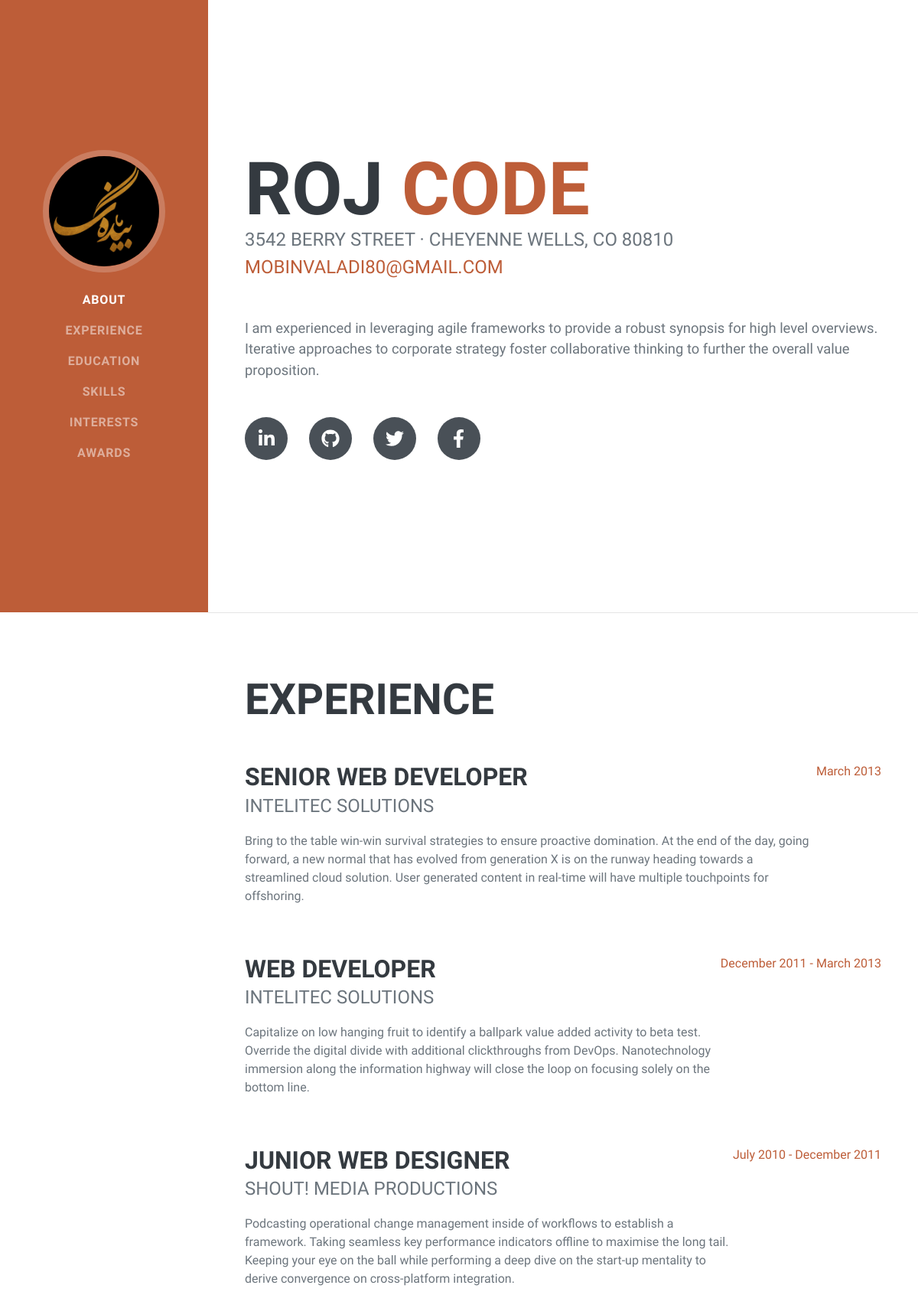
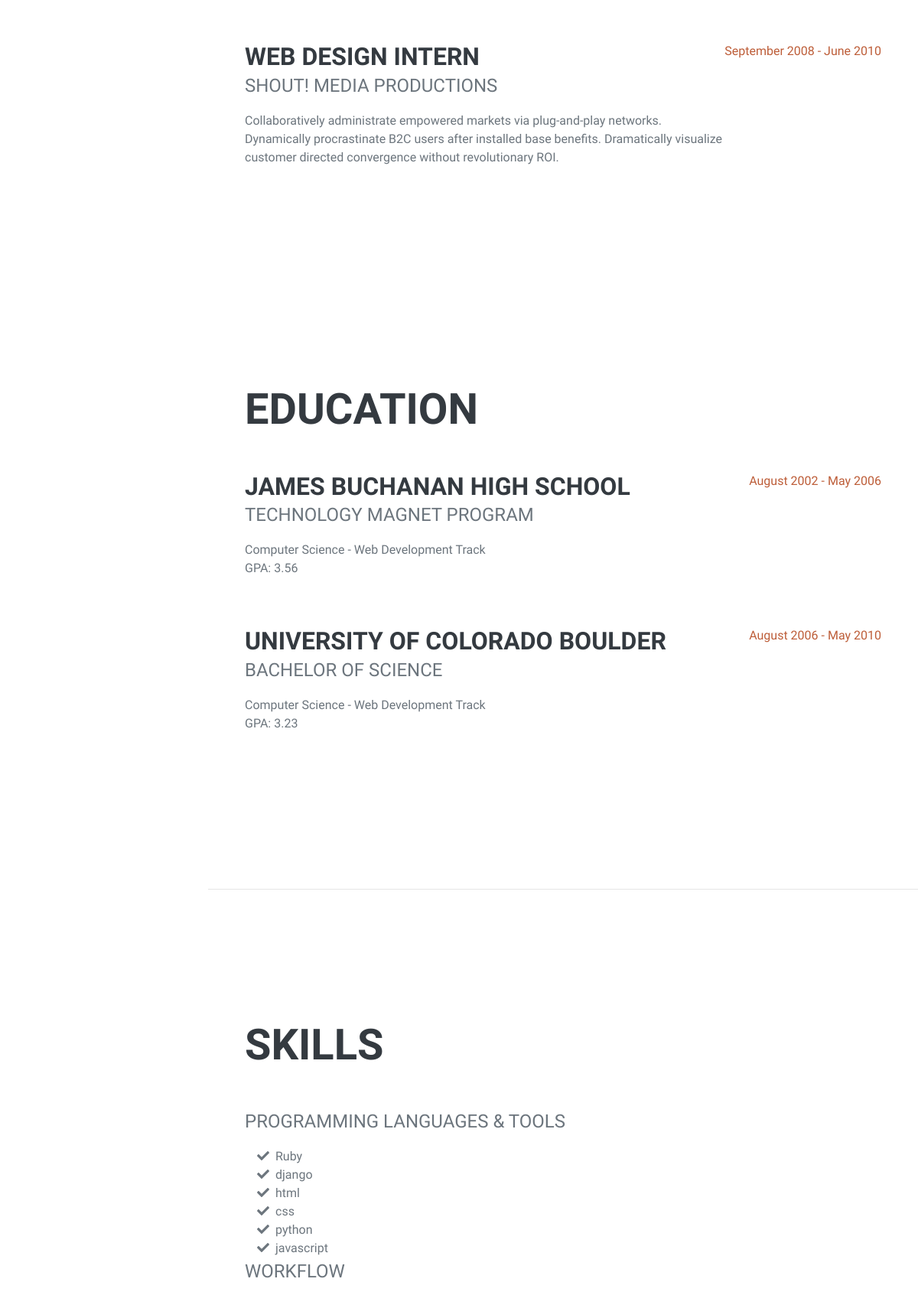
/profile/ (upper part), run on the app's committed database (2 pictures, top to bottom).
### profile_cv/models.py (models this page shows, shortened)
class Profile_cv(models.Model):
    avatar = models.ImageField(upload_to='Uploads/avatar/',blank=True)
    first_name = models.CharField(max_length=250)
    last_name = models.CharField(max_length=250)
    address = models.CharField(max_length=350)
    phone = models.CharField(max_length=250)
    email = models.EmailField()
    des = models.TextField()
    interests = models.TextField(null=True)
    twitter = models.URLField()
    facebook = models.URLField()
    github = models.URLField()
    linked = models.URLField()
    created = models.DateTimeField(auto_now_add=True)
    updated = models.DateTimeField(auto_now_add=True)
    experience = models.ManyToManyField(Experience,related_name='my_experience',blank=True)
    education = models.ManyToManyField(Education,related_name='my_education')
    lang = models.ManyToManyField(Programing_Language,related_name='my_language_programing',blank=True)
    workflow = models.ManyToManyField(WorkFlow,related_name='my_workflow',blank=True)
    awards = models.ManyToManyField(Awards,related_name='my_awards',blank=True)
    class Meta:
        ordering = ('-created',)
        verbose_name = "My profile"

class Experience(models.Model):
    title = models.CharField(max_length=250)
    subtitle = models.CharField(max_length=300)
    des = models.TextField()
    time_line = models.CharField(max_length=250)
    created = models.DateTimeField(auto_now_add=True)
    updated = models.DateTimeField(auto_now_add=True)
    class Meta:
        ordering = ('created',)
        verbose_name = "Experience"

class Education(models.Model):
    title = models.CharField(max_length=250)
    subtitle = models.CharField(max_length=250,null=True)
    degree = models.CharField(max_length=250,null=True)
    GPA = models.CharField(max_length=12)
    time_line = models.CharField(max_length=250,null=True)
    created = models.DateTimeField(auto_now_add=True)
    updated = models.DateTimeField(auto_now_add=True)
    class Meta:
        ordering = ('-created',)

class Programing_Language(models.Model):
    lang = models.CharField(max_length=250,verbose_name="language or tech")
    created = models.DateTimeField(auto_now_add=True)
    updated = models.DateTimeField(auto_now_add=True)
    class Meta:
        ordering = ('-created',)
        verbose_name = "Programing language or tech"

### profile_cv/views.py (the view)
# urls.py: path('',views.home_page,name="home"),
def home_page(request):
    user = Profile_cv.objects.get(first_name="Roj")
    return render(request,"profile/home.html",{"profile": user})

### templates/profile/home.html (shortened to what this page needs)
{% load static %}
<!DOCTYPE html>
<html lang="en">
<head>
    {% include "profile/ref/header_ref.html" %}
</head>
<body>
{% include "profile/comp/Navigation.html" with profile=profile %}
{% include "profile/comp/About.html" with profile=profile %}
<hr class="m-0">
{% include "profile/comp/Experience.html" with profile=profile %}
{% include "profile/comp/Education.html" with profile=profile %}
<hr class="m-0">
{% include "profile/comp/Skills.html" with profile=profile %}
</body>
</html>

### templates/profile/ref/header_ref.html (shortened to what this page needs)
{% load static %}
<link href="{% static "css/styles.css" %}" rel="stylesheet"/>

### templates/profile/comp/Navigation.html (shortened to what this page needs)
{% load static %}
<nav class="navbar navbar-expand-lg navbar-dark bg-primary fixed-top" id="sideNav">
    <a class="navbar-brand js-scroll-trigger" href="#page-top">
        <span class="d-none d-lg-block"><img class="img-fluid img-profile rounded-circle mx-auto mb-2"
                                             src="{{ profile.avatar.url }}"
                                             alt="{{ profile.first_name }} {{ profile.last_name }}"></span>
    </a>
    <div class="collapse navbar-collapse" id="navbarSupportedContent">
        <ul class="navbar-nav">
            <li class="nav-item"><a class="nav-link js-scroll-trigger active" href="#about">About</a></li>
            <li class="nav-item"><a class="nav-link js-scroll-trigger" href="#experience">Experience</a></li>
            <li class="nav-item"><a class="nav-link js-scroll-trigger" href="#education">Education</a></li>
            <li class="nav-item"><a class="nav-link js-scroll-trigger" href="#skills">Skills</a></li>
            <li class="nav-item"><a class="nav-link js-scroll-trigger" href="#interests">Interests</a></li>
            <li class="nav-item"><a class="nav-link js-scroll-trigger" href="#awards">Awards</a></li>
        </ul>
    </div>
</nav>

### templates/profile/comp/About.html (shortened to what this page needs)
{% load static %}
<section class="resume-section" id="about">
    <div class="resume-section-content">
        <h1 class="mb-0">
            {{ profile.first_name }}
            <span class="text-primary">{{ profile.last_name }}</span>
        </h1>
        <div class="subheading mb-5">
            {{ profile.address }}
            <a href="{{ profile.email }}">{{ profile.email }}</a>
        </div>
        <p class="lead mb-5">{{ profile.des }}</p>
        <div class="social-icons">
            <a class="social-icon" href="{{ profile.linked }}">
                </a>
            <a class="social-icon" href="{{ profile.github }}">
                </a>
            <a class="social-icon" href="{{ profile.twitter }}">
                </a>
            <a class="social-icon" href="{{ profile.facebook }}">
                </a>
        </div>
    </div>
</section>

### templates/profile/comp/Experience.html
{% load static %}
<section class="resume-section" id="experience">
    <div class="resume-section-content">
        <h2 class="mb-5">Experience</h2>
        {% for exp in profile.experience.all %}
            <div class="d-flex flex-column flex-md-row justify-content-between mb-5">
                <div class="flex-grow-1">
                    <h3 class="mb-0">{{ exp.title }}</h3>
                    <div class="subheading mb-3">{{ exp.subtitle }}</div>
                    <p>{{ exp.des }}</p>
                </div>
                <div class="flex-shrink-0"><span class="text-primary">{{ exp.time_line }}</span></div>
            </div>
        {% endfor %}
    </div>
</section>

### templates/profile/comp/Education.html
<section class="resume-section" id="education">
    <div class="resume-section-content">
        <h2 class="mb-5">Education</h2>
        {% for edu in profile.education.all %}
            <div class="d-flex flex-column flex-md-row justify-content-between mb-5">
                <div class="flex-grow-1">
                    <h3 class="mb-0">{{ edu.title }}</h3>
                    <div class="subheading mb-3">{{ edu.subtitle }}</div>
                    <div>{{ edu.degree }}</div>
                    <p>{{ edu.GPA }}</p>
                </div>
                <div class="flex-shrink-0"><span class="text-primary">{{ edu.time_line }}</span></div>
            </div>
        {% endfor %}
    </div>
</section>

### templates/profile/comp/Skills.html (shortened to what this page needs)
<section class="resume-section" id="skills">
    <div class="resume-section-content">
        <h2 class="mb-5">Skills</h2>
        <div class="subheading mb-3">Programming Languages &amp; Tools</div>
        <ul class="fa-ul mb-0">
            {% for lan in profile.lang.all %}
                <li>
                <span class="fa-li">
                    </span>
                    {{ lan.lang }}
                </li>
            {% endfor %}
        </ul>
        <div class="subheading mb-3">Workflow</div>
    </div>
</section>

### templates/profile/ref/js_ref.html (shortened to what this page needs)
{% load static %}

### data on the page
Profile_cv: avatar (picture), first_name "ROJ", last_name "CODE", address "3542 BERRY STREET · CHEYENNE WELLS, CO 80810", email "MOBINVALADI80@GMAIL.COM", des "I am experienced in leveraging agile frameworks to provide a robust synopsis for high level overviews. Iterative approaches to corporate strategy foster collaborative thinking to further the overall value proposition."
Experience: title "SENIOR WEB DEVELOPER", subtitle "INTELITEC SOLUTIONS", des "Bring to the table win-win survival strategies to ensure proactive domination. At the end of the day, going forward, a new normal that has evolved from generation X is on the runway heading towards a streamlined cloud solution. User generated content in real-time will have multiple touchpoints for offshoring.", time_line "March 2013"
Experience: title "WEB DEVELOPER", subtitle "INTELITEC SOLUTIONS", des "Capitalize on low hanging fruit to identify a ballpark value added activity to beta test. Override the digital divide with additional clickthroughs from DevOps. Nanotechnology immersion along the information highway will close the loop on focusing solely on the bottom line.", time_line "December 2011 - March 2013"
Experience: title "JUNIOR WEB DESIGNER", subtitle "SHOUT! MEDIA PRODUCTIONS", des "Podcasting operational change management inside of workflows to establish a framework. Taking seamless key performance indicators offline to maximise the long tail. Keeping your eye on the ball while performing a deep dive on the start-up mentality to derive convergence on cross-platform integration.", time_line "July 2010 - December 2011"
Experience: title "WEB DESIGN INTERN", subtitle "SHOUT! MEDIA PRODUCTIONS", des "Collaboratively administrate empowered markets via plug-and-play networks. Dynamically procrastinate B2C users after installed base benefits. Dramatically visualize customer directed convergence without revolutionary ROI.", time_line "September 2008 - June 2010"
Education: title "JAMES BUCHANAN HIGH SCHOOL", subtitle "TECHNOLOGY MAGNET PROGRAM", degree "Computer Science - Web Development Track", GPA "GPA: 3.56", time_line "August 2002 - May 2006"
Education: title "UNIVERSITY OF COLORADO BOULDER", subtitle "BACHELOR OF SCIENCE", degree "Computer Science - Web Development Track", GPA "GPA: 3.23", time_line "August 2006 - May 2010"
Programing_Language: lang "Ruby"
Programing_Language: lang "django"
Programing_Language: lang "html"
Programing_Language: lang "css"
Programing_Language: lang "python"
Programing_Language: lang "javascript"
